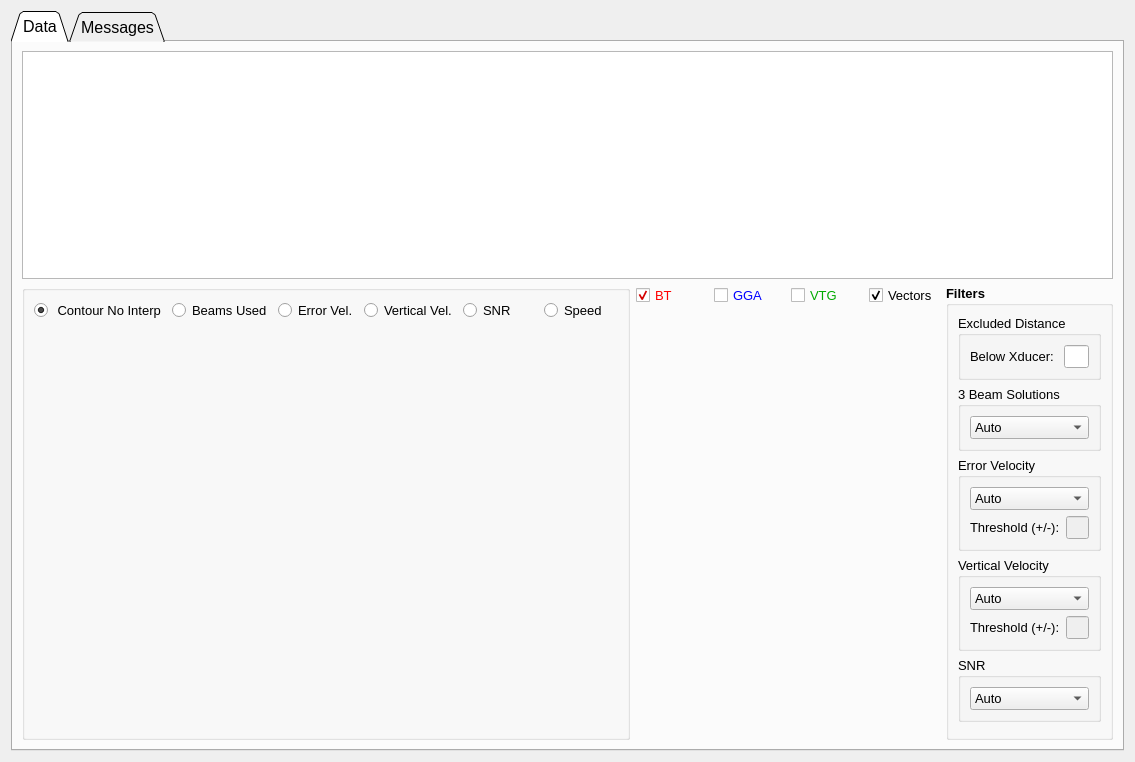
      <widget class="QWidget" name="tab_wt">
       <attribute name="title">
        <string>WT</string>
       </attribute>
       <layout class="QGridLayout" name="gridLayout_38">
        <item row="0" column="0">
         <widget class="QTabWidget" name="tab_wt_2">
          <property name="font">
           <font>
            <pointsize>12</pointsize>
           </font>
          </property>
          <property name="tabShape">
           <enum>QTabWidget::Triangular</enum>
          </property>
          <property name="currentIndex">
           <number>0</number>
          </property>
          <widget class="QWidget" name="tab_wt_2_data">
           <attribute name="title">
            <string>Data</string>
           </attribute>
           <layout class="QGridLayout" name="gridLayout_37">
            <item row="0" column="0">
             <layout class="QVBoxLayout" name="verticalLayout_48" stretch="2,4">
              <item>
               <widget class="QTableWidget" name="table_wt">
                <property name="font">
                 <font>
                  <pointsize>10</pointsize>
                 </font>
                </property>
               </widget>
              </item>
              <item>
               <layout class="QHBoxLayout" name="horizontalLayout_42" stretch="6,3,1">
                <item>
                 <layout class="QVBoxLayout" name="verticalLayout_49" stretch="5">
                  <item>
                   <widget class="QGroupBox" name="gb_wt_radio">
                    <property name="title">
                     <string/>
                    </property>
                    <layout class="QVBoxLayout" name="verticalLayout_50" stretch="1,4">
                     <item>
                      <layout class="QHBoxLayout" name="horizontalLayout_43">
                       <item>
                        <widget class="QRadioButton" name="rb_wt_contour">
                         <property name="font">
                          <font>
                           <pointsize>10</pointsize>
                          </font>
                         </property>
                         <property name="text">
                          <string> Contour No Interp</string>
                         </property>
                         <property name="checked">
                          <bool>true</bool>
                         </property>
                        </widget>
                       </item>
                       <item>
                        <widget class="QRadioButton" name="rb_wt_beam">
                         <property name="font">
                          <font>
                           <pointsize>10</pointsize>
                          </font>
                         </property>
                         <property name="text">
                          <string>Beams Used</string>
                         </property>
                         <property name="checked">
                          <bool>false</bool>
                         </property>
                        </widget>
                       </item>
                       <item>
                        <widget class="QRadioButton" name="rb_wt_error">
                         <property name="font">
                          <font>
                           <pointsize>10</pointsize>
                          </font>
                         </property>
                         <property name="text">
                          <string>Error Vel.</string>
                         </property>
                        </widget>
                       </item>
                       <item>
                        <widget class="QRadioButton" name="rb_wt_vert">
                         <property name="font">
                          <font>
                           <pointsize>10</pointsize>
                          </font>
                         </property>
                         <property name="text">
                          <string>Vertical Vel.</string>
                         </property>
                        </widget>
                       </item>
                       <item>
                        <widget class="QRadioButton" name="rb_wt_snr">
                         <property name="font">
                          <font>
                           <pointsize>10</pointsize>
                          </font>
                         </property>
                         <property name="text">
                          <string>SNR</string>
                         </property>
                        </widget>
                       </item>
                       <item>
                        <widget class="QRadioButton" name="rb_wt_speed">
                         <property name="font">
                          <font>
                           <pointsize>10</pointsize>
                          </font>
                         </property>
                         <property name="text">
                          <string>Speed</string>
                         </property>
                        </widget>
                       </item>
                      </layout>
                     </item>
                     <item>
                      <widget class="QWidget" name="graph_wt" native="true"/>
                     </item>
                    </layout>
                   </widget>
                  </item>
                 </layout>
                </item>
                <item>
                 <layout class="QVBoxLayout" name="verticalLayout_51" stretch="1,8">
                  <item>
                   <layout class="QHBoxLayout" name="horizontalLayout_44">
                    <item>
                     <widget class="QCheckBox" name="cb_wt_bt">
                      <property name="palette">
                       <palette>
                        <active>
                         <colorrole role="WindowText">
                          <brush brushstyle="SolidPattern">
                           <color alpha="255">
                            <red>255</red>
                            <green>0</green>
                            <blue>0</blue>
                           </color>
                          </brush>
                         </colorrole>
                         <colorrole role="Text">
                          <brush brushstyle="SolidPattern">
                           <color alpha="255">
                            <red>255</red>
                            <green>0</green>
                            <blue>0</blue>
                           </color>
                          </brush>
                         </colorrole>
                         <colorrole role="PlaceholderText">
                          <brush brushstyle="NoBrush">
                           <color alpha="128">
                            <red>255</red>
                            <green>0</green>
                            <blue>0</blue>
                           </color>
                          </brush>
                         </colorrole>
                        </active>
                        <inactive>
                         <colorrole role="WindowText">
                          <brush brushstyle="SolidPattern">
                           <color alpha="255">
                            <red>255</red>
                            <green>0</green>
                            <blue>0</blue>
                           </color>
                          </brush>
                         </colorrole>
                         <colorrole role="Text">
                          <brush brushstyle="SolidPattern">
                           <color alpha="255">
                            <red>255</red>
                            <green>0</green>
                            <blue>0</blue>
                           </color>
                          </brush>
                         </colorrole>
                         <colorrole role="PlaceholderText">
                          <brush brushstyle="NoBrush">
                           <color alpha="128">
                            <red>255</red>
                            <green>0</green>
                            <blue>0</blue>
                           </color>
                          </brush>
                         </colorrole>
                        </inactive>
                        <disabled>
                         <colorrole role="WindowText">
                          <brush brushstyle="SolidPattern">
                           <color alpha="255">
                            <red>120</red>
                            <green>120</green>
                            <blue>120</blue>
                           </color>
                          </brush>
                         </colorrole>
                         <colorrole role="Text">
                          <brush brushstyle="SolidPattern">
                           <color alpha="255">
                            <red>120</red>
                            <green>120</green>
                            <blue>120</blue>
                           </color>
                          </brush>
                         </colorrole>
                         <colorrole role="PlaceholderText">
                          <brush brushstyle="NoBrush">
                           <color alpha="128">
                            <red>255</red>
                            <green>0</green>
                            <blue>0</blue>
                           </color>
                          </brush>
                         </colorrole>
                        </disabled>
                       </palette>
                      </property>
                      <property name="font">
                       <font>
                        <pointsize>10</pointsize>
                       </font>
                      </property>
                      <property name="text">
                       <string>BT</string>
                      </property>
                      <property name="checked">
                       <bool>true</bool>
                      </property>
                     </widget>
                    </item>
                    <item>
                     <widget class="QCheckBox" name="cb_wt_gga">
                      <property name="palette">
                       <palette>
                        <active>
                         <colorrole role="WindowText">
                          <brush brushstyle="SolidPattern">
                           <color alpha="255">
                            <red>0</red>
                            <green>0</green>
                            <blue>255</blue>
                           </color>
                          </brush>
                         </colorrole>
                        </active>
                        <inactive>
                         <colorrole role="WindowText">
                          <brush brushstyle="SolidPattern">
                           <color alpha="255">
                            <red>0</red>
                            <green>0</green>
                            <blue>255</blue>
                           </color>
                          </brush>
                         </colorrole>
                        </inactive>
                        <disabled>
                         <colorrole role="WindowText">
                          <brush brushstyle="SolidPattern">
                           <color alpha="255">
                            <red>120</red>
                            <green>120</green>
                            <blue>120</blue>
                           </color>
                          </brush>
                         </colorrole>
                        </disabled>
                       </palette>
                      </property>
                      <property name="font">
                       <font>
                        <pointsize>10</pointsize>
                       </font>
                      </property>
                      <property name="text">
                       <string>GGA</string>
                      </property>
                     </widget>
                    </item>
                    <item>
                     <widget class="QCheckBox" name="cb_wt_vtg">
                      <property name="palette">
                       <palette>
                        <active>
                         <colorrole role="WindowText">
                          <brush brushstyle="SolidPattern">
                           <color alpha="255">
                            <red>0</red>
                            <green>170</green>
                            <blue>0</blue>
                           </color>
                          </brush>
                         </colorrole>
                        </active>
                        <inactive>
                         <colorrole role="WindowText">
                          <brush brushstyle="SolidPattern">
                           <color alpha="255">
                            <red>0</red>
                            <green>170</green>
                            <blue>0</blue>
                           </color>
                          </brush>
                         </colorrole>
                        </inactive>
                        <disabled>
                         <colorrole role="WindowText">
                          <brush brushstyle="SolidPattern">
                           <color alpha="255">
                            <red>120</red>
                            <green>120</green>
                            <blue>120</blue>
                           </color>
                          </brush>
                         </colorrole>
                        </disabled>
                       </palette>
                      </property>
                      <property name="font">
                       <font>
                        <pointsize>10</pointsize>
                       </font>
                      </property>
                      <property name="text">
                       <string>VTG</string>
                      </property>
                     </widget>
                    </item>
                    <item>
                     <widget class="QCheckBox" name="cb_wt_vectors">
                      <property name="font">
                       <font>
                        <pointsize>10</pointsize>
                       </font>
                      </property>
                      <property name="text">
                       <string>Vectors</string>
                      </property>
                      <property name="checked">
                       <bool>true</bool>
                      </property>
                     </widget>
                    </item>
                   </layout>
                  </item>
                  <item>
                   <widget class="QWidget" name="graph_wt_st" native="true"/>
                  </item>
                 </layout>
                </item>
                <item>
                 <widget class="QGroupBox" name="gb_wt_filters">
                  <property name="font">
                   <font>
                    <pointsize>10</pointsize>
                    <weight>75</weight>
                    <bold>true</bold>
                   </font>
                  </property>
                  <property name="title">
                   <string>Filters</string>
                  </property>
                  <layout class="QVBoxLayout" name="verticalLayout_52" stretch="0,0,0,0,0,0">
                   <item>
                    <widget class="QGroupBox" name="gb_wt_excluded">
                     <property name="font">
                      <font>
                       <pointsize>10</pointsize>
                       <weight>50</weight>
                       <bold>false</bold>
                      </font>
                     </property>
                     <property name="title">
                      <string>Excluded Distance</string>
                     </property>
                     <layout class="QVBoxLayout" name="verticalLayout_56">
                      <item>
                       <layout class="QHBoxLayout" name="horizontalLayout_51" stretch="2,0">
                        <item>
                         <widget class="QLabel" name="txt_wt_excluded">
                          <property name="maximumSize">
                           <size>
                            <width>16777215</width>
                            <height>20</height>
                           </size>
                          </property>
                          <property name="font">
                           <font>
                            <pointsize>10</pointsize>
                            <weight>50</weight>
                            <bold>false</bold>
                           </font>
                          </property>
                          <property name="text">
                           <string>Below Xducer: </string>
                          </property>
                          <property name="alignment">
                           <set>Qt::AlignLeading|Qt::AlignLeft|Qt::AlignVCenter</set>
                          </property>
                         </widget>
                        </item>
                        <item>
                         <widget class="QLineEdit" name="ed_wt_excluded_dist">
                          <property name="enabled">
                           <bool>true</bool>
                          </property>
                         </widget>
                        </item>
                       </layout>
                      </item>
                     </layout>
                    </widget>
                   </item>
                   <item>
                    <widget class="QGroupBox" name="gb_wt_3beam">
                     <property name="font">
                      <font>
                       <pointsize>10</pointsize>
                       <weight>50</weight>
                       <bold>false</bold>
                      </font>
                     </property>
                     <property name="title">
                      <string>3 Beam Solutions</string>
                     </property>
                     <layout class="QVBoxLayout" name="verticalLayout_53">
                      <item>
                       <widget class="QComboBox" name="combo_wt_3beam">
                        <property name="font">
                         <font>
                          <pointsize>10</pointsize>
                          <weight>50</weight>
                          <bold>false</bold>
                         </font>
                        </property>
                        <item>
                         <property name="text">
                          <string>Auto</string>
                         </property>
                        </item>
                        <item>
                         <property name="text">
                          <string>Allow</string>
                         </property>
                        </item>
                        <item>
                         <property name="text">
                          <string>4-Beam Only</string>
                         </property>
                        </item>
                       </widget>
                      </item>
                     </layout>
                    </widget>
                   </item>
                   <item>
                    <widget class="QGroupBox" name="gb_wt_error_velocity">
                     <property name="font">
                      <font>
                       <pointsize>10</pointsize>
                       <weight>50</weight>
                       <bold>false</bold>
                      </font>
                     </property>
                     <property name="title">
                      <string>Error Velocity</string>
                     </property>
                     <layout class="QVBoxLayout" name="verticalLayout_54">
                      <item>
                       <widget class="QComboBox" name="combo_wt_error_velocity">
                        <property name="font">
                         <font>
                          <pointsize>10</pointsize>
                          <weight>50</weight>
                          <bold>false</bold>
                         </font>
                        </property>
                        <item>
                         <property name="text">
                          <string>Auto</string>
                         </property>
                        </item>
                        <item>
                         <property name="text">
                          <string>Manual</string>
                         </property>
                        </item>
                        <item>
                         <property name="text">
                          <string>Off</string>
                         </property>
                        </item>
                       </widget>
                      </item>
                      <item>
                       <layout class="QHBoxLayout" name="horizontalLayout_45" stretch="2,0">
                        <item>
                         <widget class="QLabel" name="txt_wt_error_velocity">
                          <property name="maximumSize">
                           <size>
                            <width>16777215</width>
                            <height>20</height>
                           </size>
                          </property>
                          <property name="font">
                           <font>
                            <pointsize>10</pointsize>
                            <weight>50</weight>
                            <bold>false</bold>
                           </font>
                          </property>
                          <property name="text">
                           <string>Threshold (+/-):</string>
                          </property>
                          <property name="alignment">
                           <set>Qt::AlignLeading|Qt::AlignLeft|Qt::AlignVCenter</set>
                          </property>
                         </widget>
                        </item>
                        <item>
                         <widget class="QLineEdit" name="ed_wt_error_vel_threshold">
                          <property name="enabled">
                           <bool>false</bool>
                          </property>
                         </widget>
                        </item>
                       </layout>
                      </item>
                     </layout>
                    </widget>
                   </item>
                   <item>
                    <widget class="QGroupBox" name="gb_wt_vertical_velocity">
                     <property name="font">
                      <font>
                       <pointsize>10</pointsize>
                       <weight>50</weight>
                       <bold>false</bold>
                      </font>
                     </property>
                     <property name="title">
                      <string>Vertical Velocity</string>
                     </property>
                     <layout class="QVBoxLayout" name="verticalLayout_55">
                      <item>
                       <widget class="QComboBox" name="combo_wt_vert_velocity">
                        <property name="font">
                         <font>
                          <pointsize>10</pointsize>
                          <weight>50</weight>
                          <bold>false</bold>
                         </font>
                        </property>
                        <item>
                         <property name="text">
                          <string>Auto</string>
                         </property>
                        </item>
                        <item>
                         <property name="text">
                          <string>Manual</string>
                         </property>
                        </item>
                        <item>
                         <property name="text">
                          <string>Off</string>
                         </property>
                        </item>
                       </widget>
                      </item>
                      <item>
                       <layout class="QHBoxLayout" name="horizontalLayout_50" stretch="2,0">
                        <item>
                         <widget class="QLabel" name="txt_wt_vert_velocity">
                          <property name="maximumSize">
                           <size>
                            <width>16777215</width>
                            <height>20</height>
                           </size>
                          </property>
                          <property name="font">
                           <font>
                            <pointsize>10</pointsize>
                            <weight>50</weight>
                            <bold>false</bold>
                           </font>
                          </property>
                          <property name="text">
                           <string>Threshold (+/-):</string>
                          </property>
                          <property name="alignment">
                           <set>Qt::AlignLeading|Qt::AlignLeft|Qt::AlignVCenter</set>
                          </property>
                         </widget>
                        </item>
                        <item>
                         <widget class="QLineEdit" name="ed_wt_vert_vel_threshold">
                          <property name="enabled">
                           <bool>false</bool>
                          </property>
                         </widget>
                        </item>
                       </layout>
                      </item>
                     </layout>
                    </widget>
                   </item>
                   <item>
                    <widget class="QGroupBox" name="gb_snr">
                     <property name="font">
                      <font>
                       <pointsize>10</pointsize>
                       <weight>50</weight>
                       <bold>false</bold>
                      </font>
                     </property>
                     <property name="title">
                      <string>SNR</string>
                     </property>
                     <layout class="QVBoxLayout" name="verticalLayout_59">
                      <item>
                       <widget class="QComboBox" name="combo_wt_snr">
                        <property name="font">
                         <font>
                          <pointsize>10</pointsize>
                          <weight>50</weight>
                          <bold>false</bold>
                         </font>
                        </property>
                        <item>
                         <property name="text">
                          <string>Auto</string>
                         </property>
                        </item>
                        <item>
                         <property name="text">
                          <string>Off</string>
                         </property>
                        </item>
                       </widget>
                      </item>
                     </layout>
                    </widget>
                   </item>
                   <item>
                    <spacer name="verticalSpacer_6">
                     <property name="orientation">
                      <enum>Qt::Vertical</enum>
                     </property>
                     <property name="sizeHint" stdset="0">
                      <size>
                       <width>20</width>
                       <height>40</height>
                      </size>
                     </property>
                    </spacer>
                   </item>
                  </layout>
                 </widget>
                </item>
               </layout>
              </item>
             </layout>
            </item>
           </layout>
          </widget>
          <widget class="QWidget" name="tab_wt_2_messages">
           <attribute name="title">
            <string>Messages</string>
           </attribute>
           <layout class="QGridLayout" name="gridLayout_39">
            <item row="0" column="0">
             <widget class="QGroupBox" name="box_wt_messages">
              <property name="font">
               <font>
                <pointsize>12</pointsize>
                <weight>75</weight>
                <bold>true</bold>
               </font>
              </property>
              <property name="title">
               <string>Quality Check Messages</string>
              </property>
              <layout class="QHBoxLayout" name="horizontalLayout_53">
               <item>
                <widget class="QTableWidget" name="table_wt_messages">
                 <property name="font">
                  <font>
                   <pointsize>12</pointsize>
                  </font>
                 </property>
                </widget>
               </item>
              </layout>
             </widget>
            </item>
            <item row="1" column="0">
             <widget class="QGroupBox" name="box_wt_comments">
              <property name="font">
               <font>
                <pointsize>12</pointsize>
                <weight>75</weight>
                <bold>true</bold>
               </font>
              </property>
              <property name="title">
               <string>Comments</string>
              </property>
              <layout class="QHBoxLayout" name="horizontalLayout_52">
               <item>
                <widget class="QPlainTextEdit" name="display_wt_comments">
                 <property name="font">
                  <font>
                   <pointsize>12</pointsize>
                   <weight>50</weight>
                   <bold>false</bold>
                  </font>
                 </property>
                 <property name="readOnly">
                  <bool>true</bool>
                 </property>
                </widget>
               </item>
              </layout>
             </widget>
            </item>
           </layout>
          </widget>
         </widget>
        </item>
       </layout>
      </widget>
